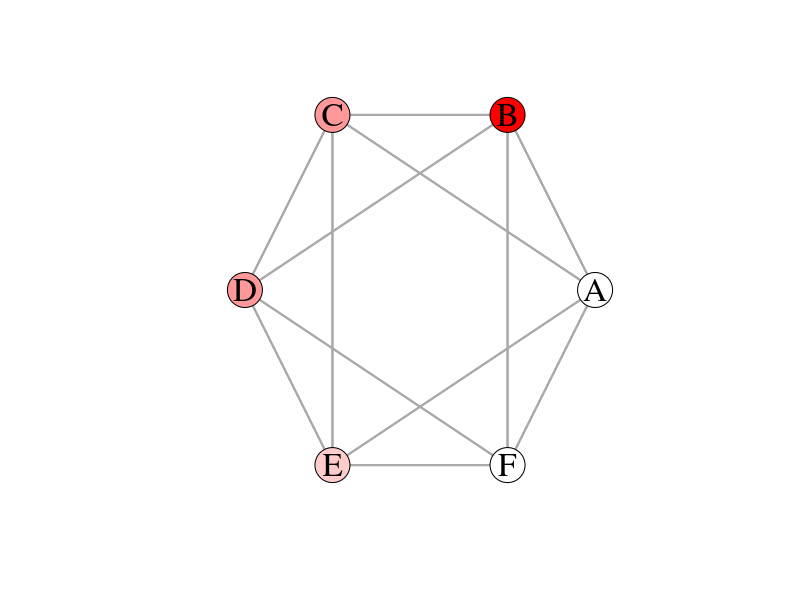
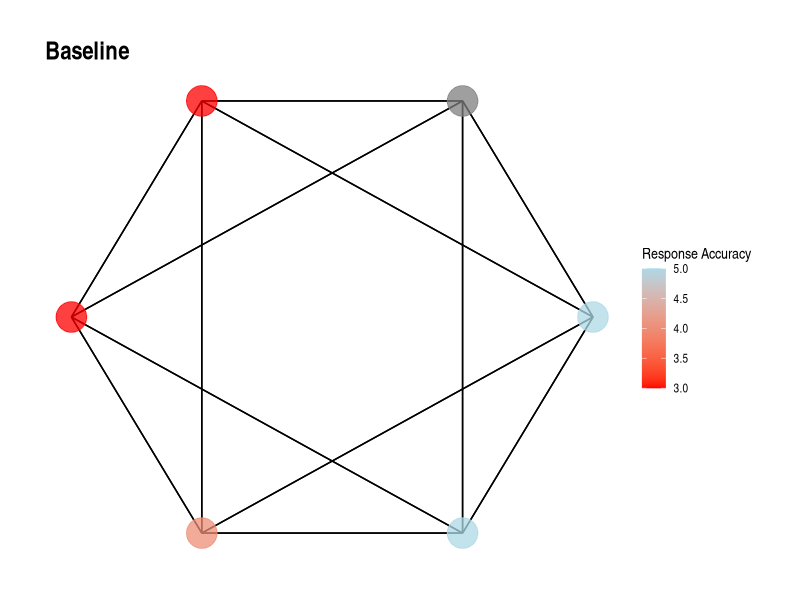
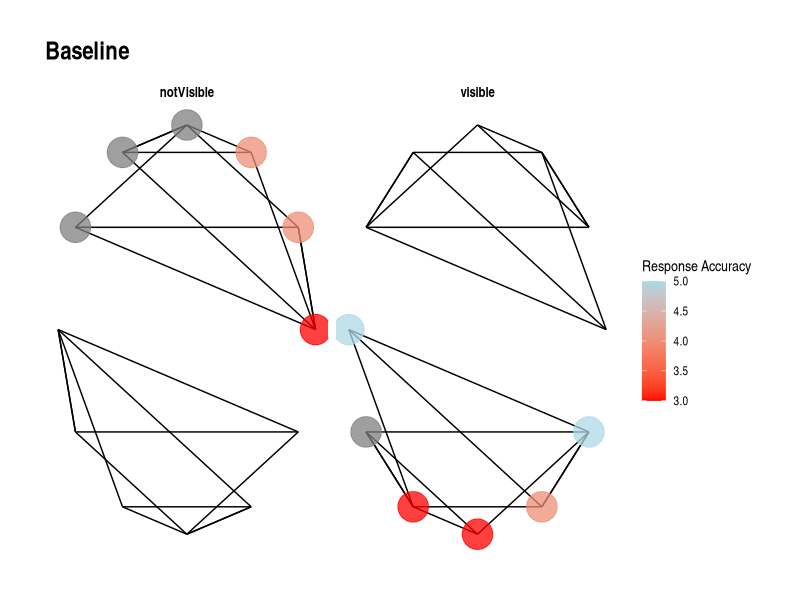
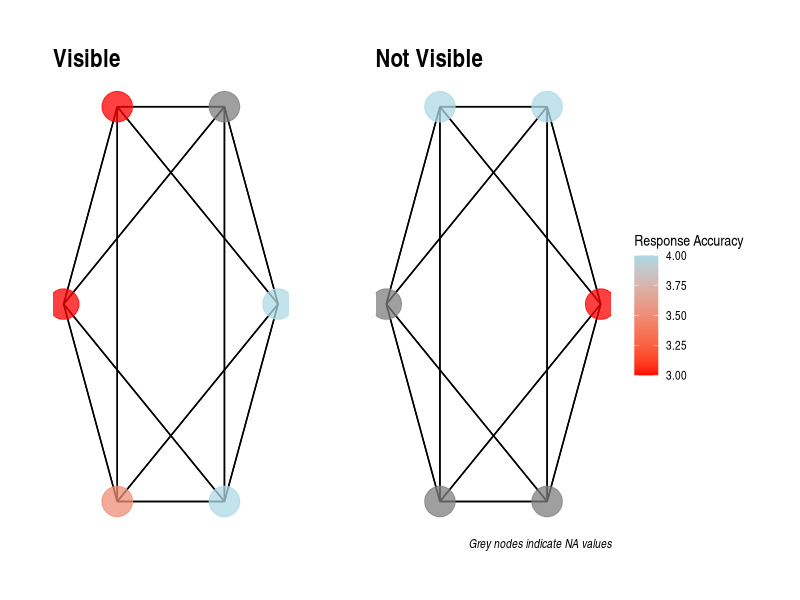
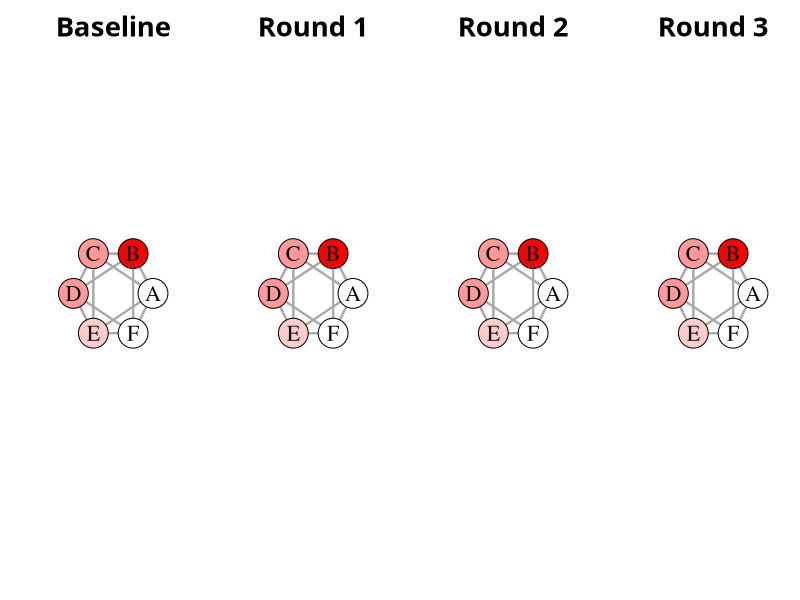
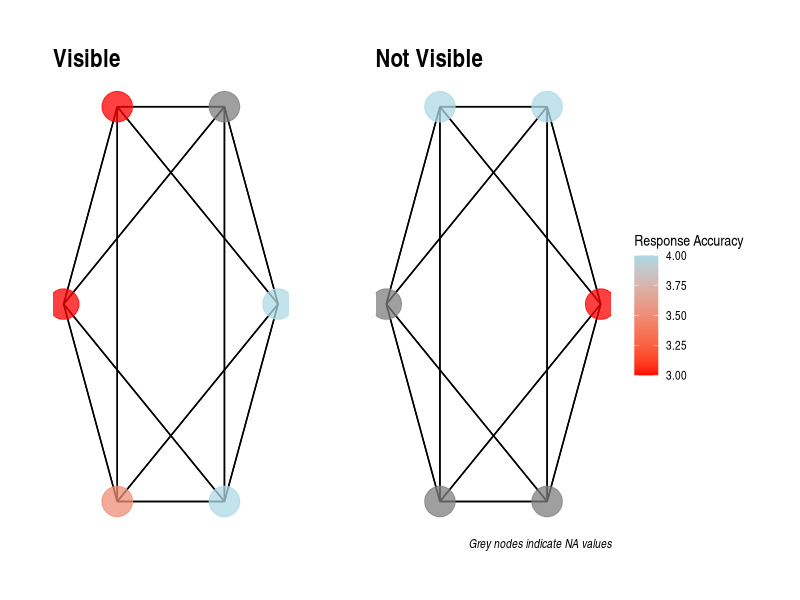

Write R code to recreate these figures, in order.
## ---- chunk 1
# load packages
library(igraph)
library(tidyverse)

# custom functions
# dplyr select
select <- dplyr::select

# read in data seperately
dat <- read_csv('../data/data.csv')
rounds <- read_csv('../data/rounds.csv')
edgelist <- read_csv('../data/edgelist.csv')


## ---- chunk 2
# for the next steps, we need to move title to the last column
edge1 <- edgelist %>%
  filter(condition == 'visible') %>%
  select(sender, receiver, subject)

# remove 'Participant ' from edgelist text
edge1$sender <- gsub('Participant ', '', edge1$sender)
edge1$receiver <- gsub('Participant ', '', edge1$receiver)


# retrieve vertex scores from initial dataset
vertexScores <- dat %>%
  filter(condition == 'visible') %>%
  select(role, r1_score, r2_score, r3_score, r4_score)

# change NA to 0 for now...
# vertexScores$r1_score[is.na(vertexScores$r1_score)] <- 0


# removing text from role in vertexScores
vertexScores$role <- gsub('Participant ', '', vertexScores$role)

# create color palette function for each score
# vertexScores$vColors <- c('red', 'white', 'red', 'white', 'red', 'white')
colR <- colorRampPalette(c('red', 'white'))
# assign it to an object with 6 colors
colPal <- colR(6)

# assign color gradient depending on r1_score
vertexScores <- vertexScores %>%
  mutate(
    r1_colors = case_when(
      is.na(r1_score) ~ colPal[1],
      r1_score == 1 ~ colPal[2],
      r1_score == 2 ~ colPal[3],
      r1_score == 3 ~ colPal[4],
      r1_score == 4 ~ colPal[5],
      r1_score == 5 ~ colPal[6]),
    r2_colors = case_when(
      is.na(r2_score) ~ colPal[1],
      r2_score == 1 ~ colPal[2],
      r2_score == 2 ~ colPal[3],
      r2_score == 3 ~ colPal[4],
      r2_score == 4 ~ colPal[5],
      r2_score == 5 ~ colPal[6]),
    r3_colors = case_when(
      is.na(r3_score) ~ colPal[1],
      r3_score == 1 ~ colPal[2],
      r3_score == 2 ~ colPal[3],
      r3_score == 3 ~ colPal[4],
      r3_score == 4 ~ colPal[5],
      r3_score == 5 ~ colPal[6]),
    r4_colors = case_when(
      is.na(r4_score) ~ colPal[1],
      r4_score == 1 ~ colPal[2],
      r4_score == 2 ~ colPal[3],
      r4_score == 3 ~ colPal[4],
      r4_score == 4 ~ colPal[5],
      r4_score == 5 ~ colPal[6]))



# sort edgelist by sender
edge1 <- edge1[order(edge1$sender),]
vertexScores <- vertexScores[order(vertexScores$role),]


# create network object. non-directed
net <- graph_from_data_frame(
  edge1,
  directed = FALSE,
  vertices = vertexScores
)



## ---- chunk 3
plot(net,
     layout = layout_in_circle,
     # layout = layout_nicely,
     vertex.label.cex = 2,
     # vertex.label.family = 'Times',
     # vertex.label.font=20,
     vertex.label.color='black',
     # vertex.label = NA,
     # vertex.shape='circle', 
     # vertex.size = degree(net)*2,
     vertex.size = 20,
     # vertex.color = 'light blue',
     # vertex.color = vertex_attr(net)$r1_score,
     vertex.color = vertex_attr(net)$r1_colors,
     edge.curved = FALSE,
     edge.width = 2)

## ---- chunk 4

# set file name, dimensions, and resolution
png('../figures/net.png', units = 'in', width = 16, height = 4, res = 750)

# arrage 4 plots in a line
par(mfrow=c(1,4), family = 'Sen')

# baseline (time 1)
plot(net,
     layout = layout_in_circle,
     vertex.label.cex = 2,
     vertex.label.color='black',
     vertex.size = 75,
     vertex.color = vertex_attr(net)$r1_colors,
     edge.curved = FALSE,
     edge.width = 2)
title(main = 'Baseline', cex.main = 2.5)

# round 1 (time 2)
plot(net,
     layout = layout_in_circle,
     vertex.label.cex = 2,
     vertex.label.color='black',
     vertex.size = 75,
     vertex.color = vertex_attr(net)$r2_colors,
     edge.curved = FALSE,
     edge.width = 2)
title(main = 'Round 1', cex.main = 2.5)

# Round 2 (time 3)
plot(net,
     layout = layout_in_circle,
     vertex.label.cex = 2,
     vertex.label.color='black',
     vertex.size = 75,
     vertex.color = vertex_attr(net)$r3_colors,
     edge.curved = FALSE,
     edge.width = 2)
title(main = 'Round 2', cex.main = 2.5)

# round 3 (time 4)
plot(net,
     layout = layout_in_circle,
     vertex.label.cex = 2,
     vertex.label.color='black',
     vertex.size = 75,
     vertex.color = vertex_attr(net)$r4_colors,
     edge.curved = FALSE,
     edge.width = 2)
title(main = 'Round 3', cex.main = 2.5)

# save to file
dev.off()

## ---- chunk 5

library(ggraph)

ggraph(net, layout = 'circle') +
  geom_edge_link() +
  geom_node_point(aes(color = V(net)$r1_score), size = 10, alpha = .75) +
  scale_color_gradient(low = 'red', high = 'light blue') +
  labs(
    title = 'Baseline',
    color = 'Response Accuracy') +
  theme_graph()



## ---- chunk 6


# for the next steps, we need to move title to the last column
edge1 <- edgelist %>%
  select(sender, receiver, condition, subject)

# rename participant roles for each condition, for both sender and receiver
edge1 <- edge1 %>%
  mutate(
    sender = case_when(
      condition == 'visible' ~ gsub('Participant ', 'visible_', .$sender),
      condition == 'notVisible' ~ gsub('Participant ', 'notVisible_', .$sender)),
    receiver = case_when(
      condition == 'visible' ~ gsub('Participant ', 'visible_', .$receiver),
      condition == 'notVisible' ~ gsub('Participant ', 'notVisible_', .$receiver)))

# retrieve vertex scores from initial dataset
vertexScores <- dat %>%
  select(sender = role, condition, r1_score, r2_score, r3_score, r4_score)
# rename participant roles for each condition
vertexScores <- vertexScores %>%
  mutate(sender = case_when(
    condition == 'visible' ~ gsub('Participant ', 'visible_', .$sender),
    condition == 'notVisible' ~ gsub('Participant ', 'notVisible_', .$sender)))



# sort edgelist by sender
edge1 <- edge1[order(edge1$sender),]
vertexScores <- vertexScores[order(vertexScores$sender),]

# only edgelist vals
edge2 <- edge1 %>% select(sender, receiver)

# create network object. non-directed
net <- graph_from_data_frame(
  edge2,
  directed = FALSE,
  vertices = vertexScores
)


## ---- chunk 7

ggraph(net, layout = 'circle') +
  geom_edge_link() +
  geom_node_point(aes(color = V(net)$r1_score), size = 10, alpha = .75) +
  scale_color_gradient(low = 'red', high = 'light blue') +
  labs(
    title = 'Baseline',
    color = 'Response Accuracy') +
  theme_graph() +
  facet_grid(~ V(net)$condition)

## ---- chunk 8

# visible condition
visible_edge1 <- edge1 %>% 
  filter(condition == 'visible') %>%
  select(sender, receiver)
visible_vertexScores <- vertexScores %>%
  filter(condition == 'visible')
# create network object. non-directed
netVisible <- graph_from_data_frame(
  visible_edge1,
  directed = FALSE,
  vertices = visible_vertexScores
)



# notVisible condition
notVisible_edge1 <- edge1 %>% 
  filter(condition == 'notVisible') %>%
  select(sender, receiver)
notVisible_vertexScores <- vertexScores %>%
  filter(condition == 'notVisible')
# create network object. non-directed
netNotVisible <- graph_from_data_frame(
  notVisible_edge1,
  directed = FALSE,
  vertices = notVisible_vertexScores
)

## ---- chunk 9

library(patchwork)

# visible
p1 <- ggraph(netVisible, layout = 'circle') +
  geom_edge_link() +
  geom_node_point(aes(color = V(netVisible)$r1_score), size = 10, alpha = .75) +
  scale_color_gradient(low = 'red', high = 'light blue') +
  labs(
    title = 'Visible',
    color = 'Response Accuracy') +
  theme_graph() +
  theme(legend.position = 'none')

# not visible
p2 <- ggraph(netNotVisible, layout = 'circle') +
  geom_edge_link() +
  geom_node_point(aes(color = V(netNotVisible)$r1_score), size = 10, alpha = .75) +
  scale_color_gradient(low = 'red', high = 'light blue') +
  labs(
    title = 'Not Visible',
    color = 'Response Accuracy',
    caption = 'Grey nodes indicate NA values') +
  theme_graph()


# output both plots
p1 + p2


# can also save to file in same way as before (run these lines altogether)
png('../figures/ggnet.png', units = 'in', width = 12, height = 4, res = 750)
p1 + p2
dev.off()
